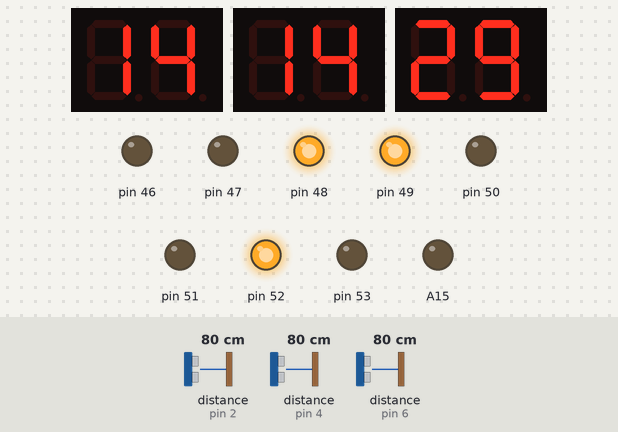
Bench run of a sketch on a simulated Arduino Mega 2560, built with avr-gcc and run on an emulated ATmega2560. On the bench: 3 × 2-digit seven-segment display, output pins drawn as LEDs (lit = HIGH). Wiring (inferred from the names in the program): 3 × ultrasonic range finder: trigger pin 3, echo pin 2 / trigger pin 5, echo pin 4 / trigger pin 7, echo pin 6. The test bench sets the inputs (shaded band); at power-on: distance to the obstacle (sensors on pin 2, pin 4, pin 6) 80 cm. The echo pulse lasts 58.3 µs per cm; pins used as bus, display or sensor lines are not drawn.

Above: at 2.8 s.
2.9 s: distance to the obstacle (sensor on pin 2) set to 2 cm
At 16.8 s:
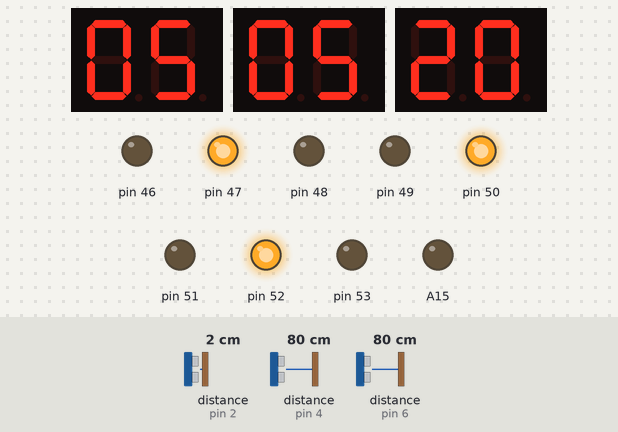
At 18.25 s:
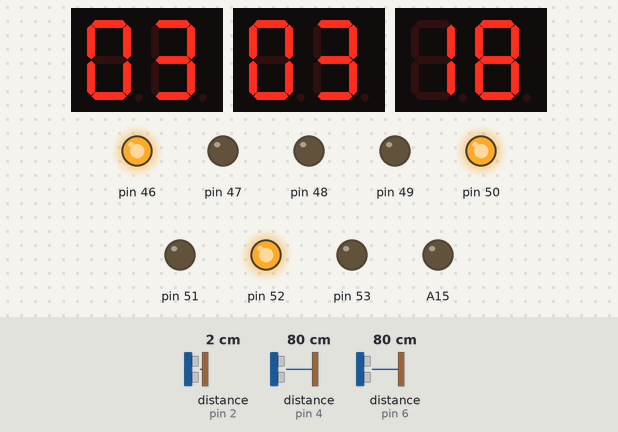
Timing chart, 0 to 18.5 s (numbered marks = the images above; inputs shaded):
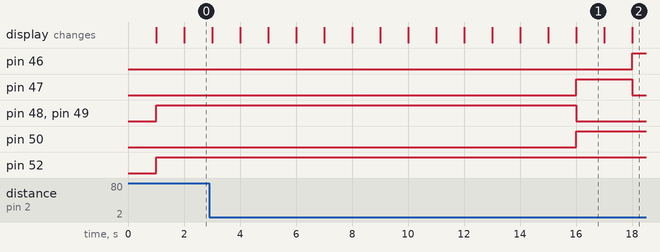

The sketch:

SevSeg_Counter.ino.ino
```cpp
#include "SevSeg.h"
#define ECHOPIN 2
#define TRIGPIN 3
#define ECHOPIND 4
#define TRIGPIND 5
#define ECHOPINT 6
#define TRIGPINT 7

SevSeg sevseg,sevseg1,sevseg2;
byte numDigits = 2;
byte digitPins[] = {8,9};
byte digitPins1[] = {10,11};
byte digitPins2[] = {12,13};
byte segmentPins[] = {22,23,24,25,26,27,28,29};
byte segmentPins1[] = {30,31,32,33,34,35,36,37};
byte segmentPins2[] = {38,39,40,41,42,43,44,45};
bool resistorsOnSegments = false;
byte hardwareConfig = COMMON_ANODE;
bool updateWithDelays = false;
bool leadingZeros = true;
int waktuS,waktuD,waktuT;
int senS,senD,senT;
bool Status1 = false,Status2 = false,Status3 = false;


void setup() {
  pinMode(ECHOPIN, INPUT);
  pinMode(TRIGPIN, OUTPUT);
  pinMode(ECHOPIND, INPUT);
  pinMode(TRIGPIND, OUTPUT);
  pinMode(ECHOPINT, INPUT);
  pinMode(TRIGPINT, OUTPUT);
  for(int i = 46; i<= 53; i++){
    pinMode(i, OUTPUT);
  }
  pinMode(A15, OUTPUT);

   sevseg.begin(hardwareConfig, numDigits, digitPins,  segmentPins,resistorsOnSegments, updateWithDelays, leadingZeros);
  sevseg1.begin(hardwareConfig, numDigits, digitPins1, segmentPins1,resistorsOnSegments, updateWithDelays, leadingZeros);
  sevseg2.begin(hardwareConfig, numDigits, digitPins2, segmentPins2,resistorsOnSegments, updateWithDelays, leadingZeros);
  Serial.begin(9600);
}
int sensor1(){
  digitalWrite(TRIGPIN, LOW);
  digitalWrite(TRIGPIN, HIGH);
  digitalWrite(TRIGPIN, LOW);
  int distance = pulseIn(ECHOPIN, HIGH);
  distance= distance/58;
  if(distance <= 5){
    return true;
  }
  else{
    return false;
  }
}
int sensor2(){
  digitalWrite(TRIGPIND, LOW);
  digitalWrite(TRIGPIND, HIGH);
  digitalWrite(TRIGPIND, LOW);
  int distance = pulseIn(ECHOPIND, HIGH);
  distance= distance/58;
  if(distance <= 5){
    return true;
  }
  else{
    return false;
  }
}
int sensor3(){
  digitalWrite(TRIGPINT, LOW);
  digitalWrite(TRIGPINT, HIGH);
  digitalWrite(TRIGPINT, LOW);
  int distance = pulseIn(ECHOPINT, HIGH);
  distance= distance/58;
  if(distance <= 5){
    return true;
  }
  else{
    return false;
  }
}
void loop() {
  static unsigned long timer = millis();
  if (millis() - timer >= 1000) {
    if(sensor1()){
      senS++;

      if(senS >= 4){ // 5 detik
        senS = 0;
      }
    }
    else{
      senS = 0;
    }
    if(sensor2()){
      senD++;
      if(senD >= 4){ // 5 detik
        senD = 0;
      }
    }
    else{
      senD = 0;
    }
    if(sensor3()){
      senT++;
      if(senT >= 4){ // 5 detik
        senT = 0;
      }
    }
    else{
      senT = 0;
    }

    normal();

    timer += 1000;
    waktuS--;
    waktuD--;
    waktuT--;
  }
  sevseg.refreshDisplay();
  sevseg1.refreshDisplay();
  sevseg2.refreshDisplay();
  LampNormal();
}


void LampNormal(){
    if(waktuS != 0){
      if(waktuS >= 5){
        Lampu(1,1);
      }
      else if(waktuS ==4 || waktuS ==3 || waktuS ==2 || waktuS == 1){
        Lampu(1,2);
      }
      else if(waktuD ==4 || waktuD ==3 ){
        Lampu(1,2);
       }
      else if(waktuD ==2 || waktuD ==1 || waktuD ==0 ){
        Lampu(1,1);
       }
      else{
        Lampu(1,3);
        if(!Status1){
          if(senS >=3){
            waktuD =waktuD + 5;
            waktuT =waktuT + 5;
            Status1 = true;
            Status2 = false;
            Status3 = false;
          }
        }
      }
    }
    if(waktuD != 0){
      if(waktuD >= 5){
        Lampu(2,1);
      }
      else if(waktuD ==4 || waktuD ==3 || waktuD ==2 || waktuD == 1){
        Lampu(2,2);
       }
      else if(waktuT ==4 || waktuT ==3 ){
        Lampu(2,2);
      }
      else if(waktuT == 2 || waktuT == 1 || waktuT == 0 ){
        Lampu(2,1);
      }
      else{
        Lampu(2,3);
          if(!Status2){
            if(senD >=3){
              waktuS =waktuS + 5;
              waktuT =waktuT + 5;
              Status2 = true;
              Status1 = false;
              Status3 = false;
            }
          }
      }
    }
    if(waktuT != 0){
      if(waktuT >= 5){
        Lampu(3,1);//
      }
      else if(waktuT ==4 || waktuT ==3 || waktuT ==2 || waktuT == 1){
        Lampu(3,2);
      }
      else if(waktuS ==4 || waktuS ==3){
        Lampu(3,2);
      }
      else if(waktuS == 2 ||waktuS == 1 || waktuS == 0){
        Lampu(3,1);
      }
      else{
        Lampu(3,3);
          if(!Status3){ // kalau false
            if(senT >=3){ // ketika sensor terhalang 4 detik
              waktuD =waktuD + 5; // penambahan waktu 5 detik
              waktuS =waktuS + 5;
              Status3 = true;
              Status2 = false;
              Status1 = false;
            }
          }
      }
    }
}
void Lampu (int simpang, int warna){
  // warna 1: merah, 2:kuning, 3 : hijau
  if(simpang == 1 && warna == 1){
    digitalWrite(46,HIGH);
    digitalWrite(47,LOW);
    digitalWrite(48,LOW);
  }
  else if(simpang == 1 && warna == 2){
    digitalWrite(46,LOW);
    digitalWrite(47,HIGH);
    digitalWrite(48,LOW);
  }
  else if(simpang == 1 && warna == 3){
    digitalWrite(46,LOW);
    digitalWrite(47,LOW);
    digitalWrite(48,HIGH);
  }
  else if(simpang == 2 && warna == 1){
    digitalWrite(49,HIGH);
    digitalWrite(50,LOW);
    digitalWrite(51,LOW);
  }
  else if(simpang == 2 && warna == 2){
    digitalWrite(49,LOW);
    digitalWrite(50,HIGH);
    digitalWrite(51,LOW);
  }
  else if(simpang == 2 && warna == 3){
    digitalWrite(49,LOW);
    digitalWrite(50,LOW);
    digitalWrite(51,HIGH);
  }
  else if(simpang == 3 && warna == 1){
    digitalWrite(52,HIGH);
    digitalWrite(53,LOW);
    digitalWrite(A15,LOW);
  }
  else if(simpang == 3 && warna == 2){
    digitalWrite(52,LOW);
    digitalWrite(53,HIGH);
    digitalWrite(A15,LOW);
  }
  else if(simpang == 3 && warna == 3){
    digitalWrite(52,LOW);
    digitalWrite(53,LOW);
    digitalWrite(A15,HIGH);
  }

}
void normal(){
    if(waktuS == 0){
      waktuD = 15;
      waktuT = 30;
    }else if(waktuD == 0){
      waktuT = 15;
      waktuS = 30;
    }else if(waktuT == 0){
      waktuS = 15;
      waktuD = 30;
    }
    if(waktuS != 0){
      if(waktuS > 0){
        sevseg.setNumber(waktuS);
      }
      else{
        sevseg.setNumber(waktuD);
      }
    }
    if(waktuD != 0){
      if(waktuD > 0){
        sevseg1.setNumber(waktuD);
      }
      else{
        sevseg1.setNumber(waktuT);
      }
    }
    if(waktuT != 0){
      if(waktuT > 0){
        sevseg2.setNumber(waktuT);
      }
      else{
        sevseg2.setNumber(waktuS);
      }
    }
}
```

Measured:
- after the input at 2.9 s, pin 46: LOW → HIGH after 15.1 s instead of 10.1 s; pin 48, pin 49: HIGH → LOW after 13.1 s instead of 8.1 s; pin 51: stays LOW (without the input it goes to HIGH after 13.1 s)
- what the display in image 1 shows lasts 1.0 s, from 16.0 s to 17.0 s
